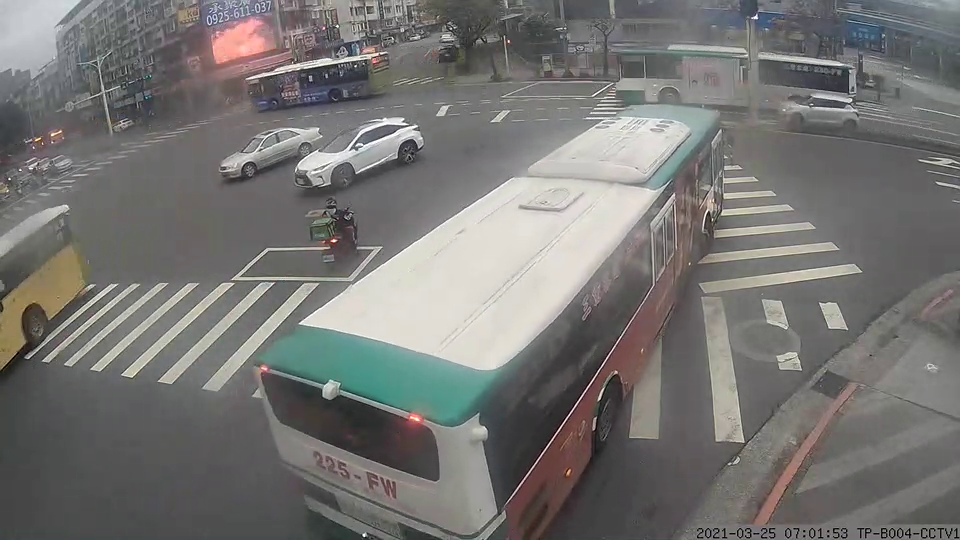
#> input picture bus0.png, 960 x 540 px
$ python h0.py
#> lines starting #> are read from the running program, lines starting #| are printed output that depends on the picture; after the words box and inside, x2 and y2 are one past the last pixel; in counts of white or black regions, pixels touching at a corner belong together
import cv2
import numpy as np

img = cv2.imread('bus0.png')
#> img is the input picture: shape (540, 960, 3); mean B, G, R 115.3, 117, 118.3
gray = cv2.cvtColor(img,cv2.COLOR_BGR2GRAY)
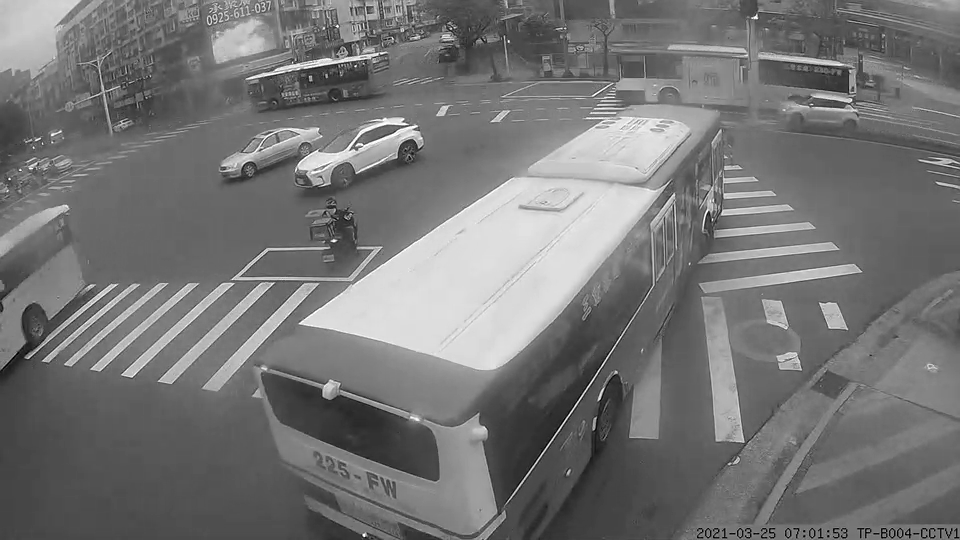
#> gray: shape (540, 960); min 0, max 255, mean 117.2
gaus = cv2.GaussianBlur(gray, (5, 5), 0)
edges = cv2.Canny(gaus,50,150,apertureSize = 3)
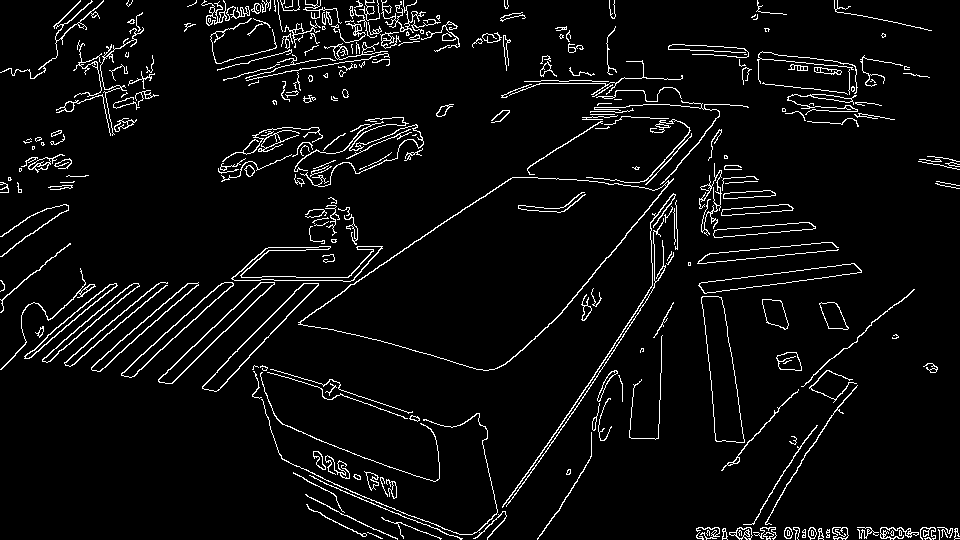
#> edges: shape (540, 960); 5% white in thin lines or dots

cv2.imshow('edges', edges)
cv2.waitKey(0)
#cv2.destroyAllWindows()

h, w = edges.shape
#> h = 540; w = 960
print(h, w)
#| 540 960


minLineLength = 50
maxLineGap = 10
lines = cv2.HoughLinesP(edges,1,np.pi/180*1.0,50,None,minLineLength,maxLineGap)
#> lines = 126 rows, first 6: [397, 253, 514, 177], [515, 490, 642, 302], [553, 321, 673, 178], [688, 264, 837, 249], [172, 383, 260, 295], [269, 27, 319, 30]

for line in lines:
    for x1, y1, x2, y2 in line:
        cv2.line(img,(x1,y1),(x2,y2),(0,255,0),2)
#> this loop made 126 passes
#> line on passes 1 to 12: [[397, 253, 514, 177]], [[515, 490, 642, 302]], [[553, 321, 673, 178]], [[688, 264, 837, 249]], [[172, 383, 260, 295]], [[269, 27, 319, 30]], [[131, 377, 271, 247]], [[498, 517, 598, 374]], [[760, 58, 862, 68]], [[121, 373, 221, 283]], [[267, 372, 361, 401]], [[274, 280, 359, 280]]
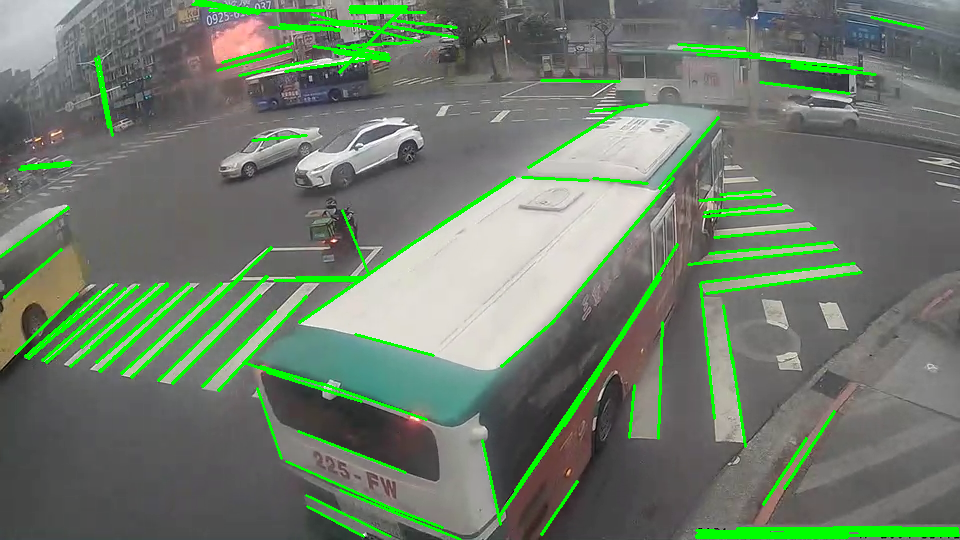
#> img: shape (540, 960, 3); 5.93% of pixels changed, all inside (x1, y1, x2, y2) = (0, 0, 960, 540)

cv2.imwrite('houghlines.jpg',img)

cv2.imshow('lines', img)
cv2.waitKey(0)
cv2.destroyAllWindows()
